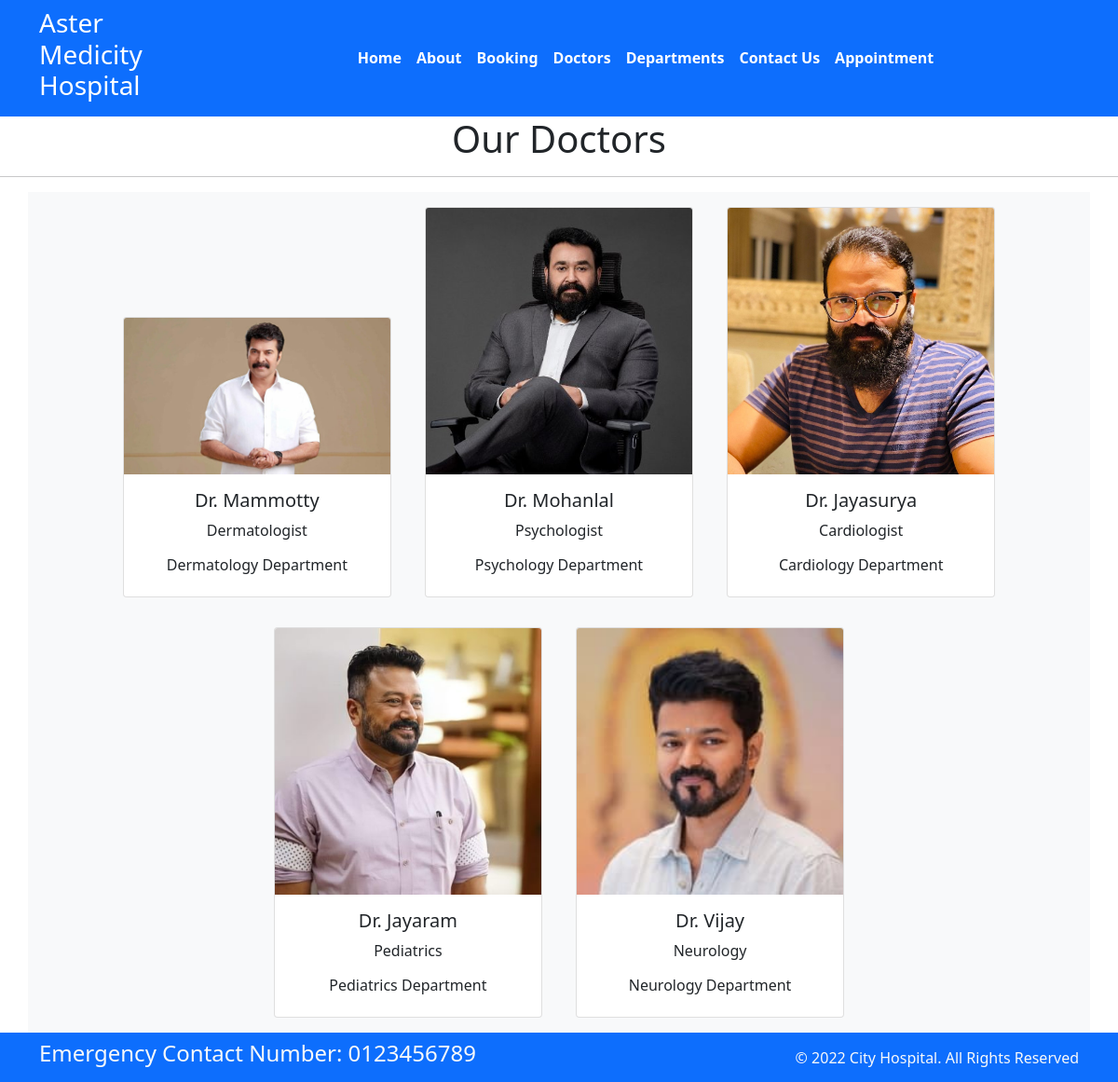
Page /doctors on the committed database.
### home/models.py (models this page shows, shortened)
class Doctors(models.Model):
    doc_name = models.CharField(max_length=255)
    doc_spec = models.CharField(max_length=255)
    dep_name = models.ForeignKey(Departments, on_delete=models.CASCADE)
    doc_image = models.ImageField(upload_to='doctors')

class Departments(models.Model):
    dep_name = models.CharField(max_length=100)
    dep_decription = models.TextField()
    def __str__(self):
        return self.dep_name

### home/views.py (the view)
# urls.py: path('doctors', views.doctors,name = 'doctors'),
def doctors(request):
    dict_docs = {
        'doctors': Doctors.objects.all()
    }
    return render(request, 'doctors.html', dict_docs)

### templates/doctors.html (shortened to what this page needs)
{% extends 'base.html' %}
{% block content%}
<h1 class="text-center">Our Doctors</h1>
<hr>
<div class="container text-center bg-light">
    {% for d in doctors%}
    <div class="card text-center mx-3 my-3" style="width: 18rem; display:inline-block">
        <img src="{{d.doc_image.url}}" class="card-img-top" alt="...">
        <div class="card-body">
            <h5 class="card-title">Dr. {{d.doc_name}}</h5>
            <p class="card-text">{{d.doc_spec}}</p>
            <h6>{{d.dep_name}} Department</h6>
        </div>
    </div>
    {% endfor %}
</div>
{% endblock %}

### templates/base.html (shortened to what this page needs)
{% load static %}
<!DOCTYPE html>
<html>
  <head>
    <link rel="stylesheet"
      href=" https://cdn.jsdelivr.net/npm/bootstrap@5.1.3/dist/css/bootstrap.min.css ">
    <link rel="stylesheet"
      href="https://use.fontawesome.com/releases/v5.2.0/css/all.css">
    <link rel="stylesheet"
      href="{% static 'css/style.css' %}">
  </head>
  <body>
    <nav class="navbar bg-primary navbar-expand-md ">
      <div class="container">
        <div class="col-2 text-left pl-md-0">
          <h3 class="text-white"> Aster Medicity Hospital </h3>
        </div>
        <div
          class="collapse navbar-collapse justify-content-center col-md-8 navbar-collapse-3">
          <ul class="navbar-nav justify-content-center  fw-bold">
            <li class="nav-item active">
              <a class="nav-link text-white" href="{%url 'home' %}">Home </a>
            </li>
            <li class="nav-item">
              <a class="nav-link text-white" href="{% url 'about' %}">About</a>
            </li>
            <li class="nav-item">
              <a class="nav-link text-white" href="{% url 'booking' %}">Booking</a>
            </li>
            <li class="nav-item">
              <a class="nav-link text-white" href="{% url 'doctors' %}">Doctors</a>
            </li>
			 <li class="nav-item">
              <a class="nav-link text-white" href="{% url 'department' %}">Departments</a>
            </li>
            <li class="nav-item">
              <a class="nav-link text-white" href="{% url 'contact' %}">Contact Us</a>
            </li>
            <li class="nav-item">
              <a class="nav-link text-white" href="{% url 'appointment' %}">Appointment</a>
            </li>
          </ul>
        </div>
      </div>
    </nav>
    {% block content%}
    {%endblock%}
    <section class="">
      <footer class="pt-2 pb-2  bg-primary text-light">
        <div class="container">
          <div class="row align-items-center">
            <div class="col-12 col-md-8">
              <h4>Emergency Contact Number: 0123456789</h4>
            </div>
            <div class="col-12 col-md-4 mt-4 mt-md-0 text-center text-md-end">
              © 2022 City Hospital. All Rights Reserved
            </div>
          </div>
        </div>
      </footer>
    </section>
  </body>
</html>

### rows in the picture
Doctors: doc_image (picture), doc_name "Mammotty", doc_spec "Dermatologist", dep_name "Dermatology"
Doctors: doc_image (picture), doc_name "Mohanlal", doc_spec "Psychologist", dep_name "Psychology"
Doctors: doc_image (picture), doc_name "Jayasurya", doc_spec "Cardiologist", dep_name "Cardiology"
Doctors: doc_image (picture), doc_name "Jayaram", doc_spec "Pediatrics", dep_name "Pediatrics"
Doctors: doc_image (picture), doc_name "Vijay", doc_spec "Neurology", dep_name "Neurology"
